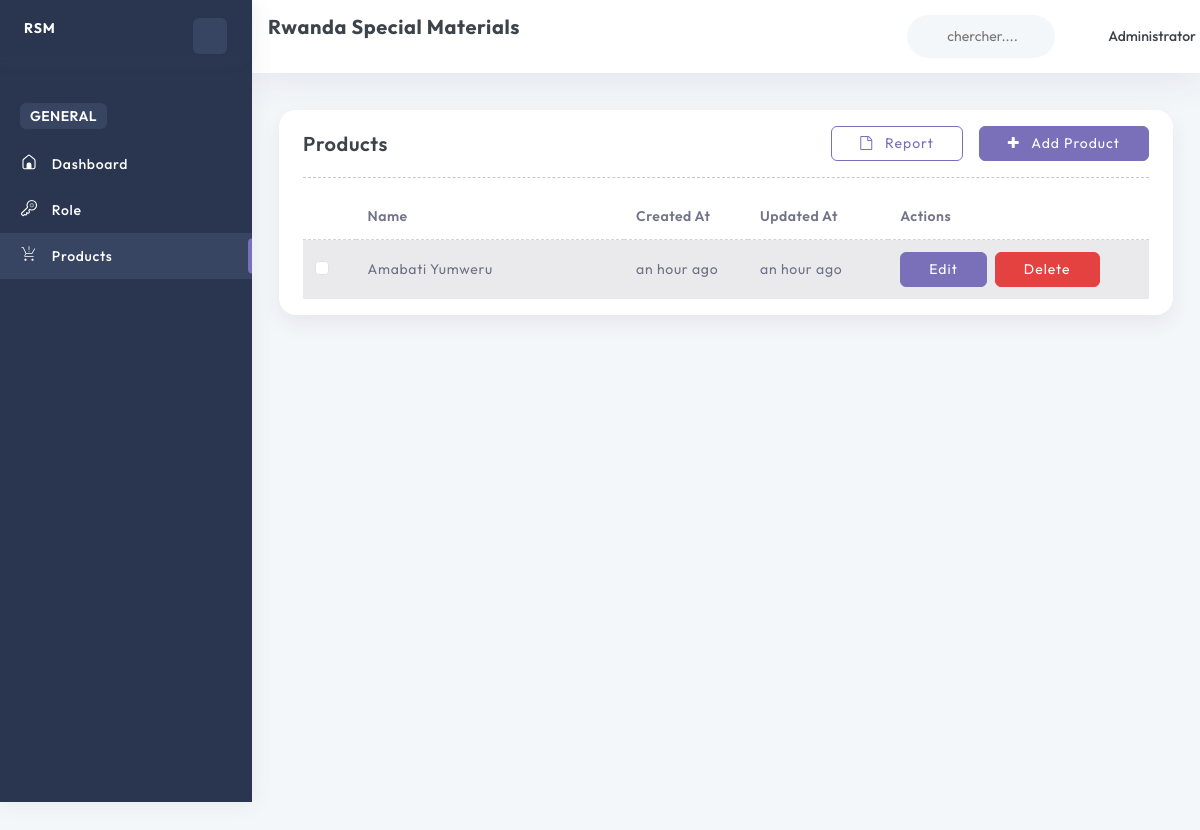
Page /products/ (signed in) on the committed database.
### account/models.py (models this page shows, shortened)
class User(AbstractBaseUser, PermissionsMixin):
    email = models.EmailField(unique=True)
    name = models.CharField(max_length=255)
    phone_number = models.CharField(max_length=15, unique=True)
    image = ProcessedImageField(
        upload_to=user_image_path,
        processors=[ResizeToFill(720, 720)],
        format='JPEG',
        options={'quality': 90},
        null=True,
        blank=True,
    )
    role = models.ForeignKey(Role, on_delete=models.SET_NULL, null=True, blank=True)
    slug = models.SlugField(unique=True, max_length=255, null=True, blank=True)
    added_by = models.ForeignKey('self', on_delete=models.CASCADE, null=True, blank=True, related_name='added_users')
    is_active = models.BooleanField(default=True)
    is_staff = models.BooleanField(default=False)
    created_at = models.DateTimeField(default=timezone.now)
    updated_at = models.DateTimeField(auto_now=True)
    objects = CustomUserManager()
    USERNAME_FIELD = 'email'
    REQUIRED_FIELDS = ['name', 'phone_number']

### base/models.py (models this page shows, shortened)
class Product(models.Model):
    name = models.CharField(max_length=255, unique=True)
    slug = models.SlugField(max_length=255, unique=True, blank=True)
    created_at = models.DateTimeField(default=timezone.now, editable=False)
    updated_at = models.DateTimeField(auto_now=True)

### base/views.py (the view)
# urls.py: path('products/', getProducts, name="getProducts"),
@ login_required
@ permission_required('base.view_product', raise_exception=True)
def getProducts(request):
    products = Product.objects.all().order_by('-created_at')
    context = {
        'products': products,
    }
    return render(request, 'pages/products/index.html', context)

### templates/pages/products/index.html (shortened to what this page needs)
{% extends 'layouts/app.html' %}
{% load static %}
{% load humanize %}
{% block content %}
<div class="container-fluid">
    <div class="row">
        <div class="col-sm-12">
            <div class="card">
                <div class="card-body">
                    <div class="list-product-header">
                        <div class="d-flex justify-content-between">
                            <h4>Products</h4>
                            <div>
                                <a class="btn btn-primary" href="{% url 'base:addProduct' %}"><i class="fa fa-plus"></i> Add Product</a>
                                <a class="btn btn-outline-primary mx-3" href="#"><i class="fa fa-file-o"></i> Report</a>
                            </div>
                        </div>
                    </div>
                    <hr>
                    <div class="list-product">
                        <table class="table table-striped" id="product-table">
                            <thead>
                                <tr>
                                    <th>
                                    </th>
                                    <th><span class="f-light f-w-600">Name</span></th>
                                    <th><span class="f-light f-w-600">Created At</span></th>
                                    <th><span class="f-light f-w-600">Updated At</span></th>
                                    <th><span class="f-light f-w-600">Actions</span></th>
                                </tr>
                            </thead>
                            <tbody>
                                {% for product in products %}
                                <tr class="product-row">
                                    <td>
                                        <div class="form-check">
                                            <input class="form-check-input checkbox-primary" type="checkbox">
                                        </div>
                                    </td>
                                    <td><p class="f-light">{{ product.name }}</p></td>
                                    <td><p class="f-light">{{ product.created_at|naturaltime }}</p></td>
                                    <td><p class="f-light">{{ product.updated_at|naturaltime }}</p></td>
                                    <td>
                                        <div class="product-action">
                                            <a href="{% url 'base:editProduct' product.slug %}" class="btn btn-primary">
                                                Edit
                                            </a>
                                            <a href="{% url 'base:deleteProduct' product.slug %}" class="btn btn-danger" onclick="return confirm('Are you sure you want to delete the product \'{{ product.name }}\'?');">
                                                Delete
                                            </a>
                                        </div>
                                    </td>
                                </tr>
                                {% endfor %}
                            </tbody>
                        </table>
                    </div>
                </div>
            </div>
        </div>
    </div>
</div>
{% endblock %}

### templates/inc/header.html (shortened to what this page needs)
{% load static %}
<div class="page-header row">
    <div class="col-4 col-xl-4 page-title">
        <h4 class="f-w-700">Rwanda Special Materials</h4>
    </div>
    <div class="header-wrapper col m-0">
        <div class="row">
            <div class="nav-right col-xxl-8 col-xl-6 col-md-7 col-8 pull-right right-header p-0 ms-auto">
                <ul class="nav-menus">
                    <li>
                        <div class="form-group w-100">
                            <div class="Typeahead Typeahead--twitterUsers">
                                <div class="u-posRelative d-flex align-items-center">
                                    <svg class="search-bg svg-color">
                                        <use href="{% static 'svg/icon-sprite.svg#search' %}"></use>
                                    </svg>
                                    <input class="demo-input py-0 Typeahead-input form-control-plaintext w-100" type="text" placeholder="chercher...." name="q" title="">
                                </div>
                            </div>
                        </div>
                    </li>
                    <li class="profile-nav onhover-dropdown px-0 py-0">
                        <div class="d-flex profile-media align-items-center">
                            <div class="flex-grow-1">
                                <span>
                                    {{ request.user.name }}
                                </span>
                            </div>
                        </div>
                    </li>
                </ul>
            </div>
        </div>
    </div>
</div>

### rows in the picture
User: user.name "Administrator"
Product: name "Amabati Yumweru", created_at "an hour ago", updated_at "an hour ago"
